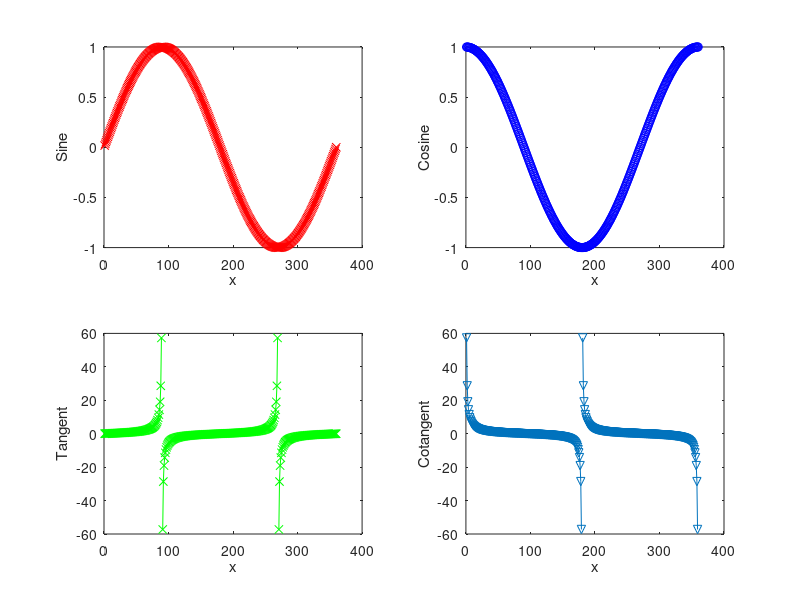

MATLAB code for this plot:
% Plotting Sine, Cosine, Tangent and Cotangent Function


x = 1:1:360;
subplot(2,2,1)
plot(x,sind(x),'-xr')
xlabel('x')
ylabel('Sine')
subplot(2,2,2)
plot(x,cosd(x),'-ob')
xlabel('x')
ylabel('Cosine')
subplot(2,2,3)
plot(x,tand(x),'-xg')
xlabel('x')
ylabel('Tangent')
subplot(2,2,4)
plot(x,cotd(x),'-ov')
xlabel('x')
ylabel('Cotangent')